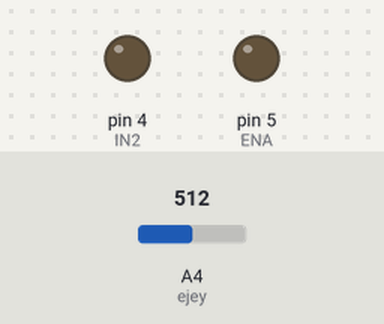
Recording of a sketch running on a simulated Arduino Uno, built with avr-gcc and run on an emulated ATmega328P. Parts: output pins drawn as LEDs (lit = HIGH). The test bench sets the inputs (shaded band); at power-on: A4 (ejey) = 512.

Above: at 0.45 s.
At 1.2 s:
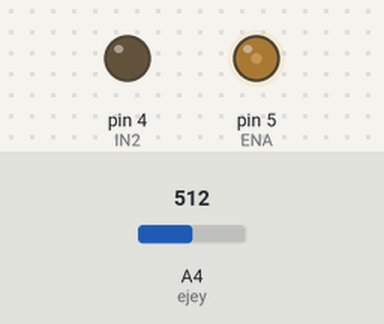
Timing chart, 0 to 0.9 s (numbered marks = the images above; inputs shaded):
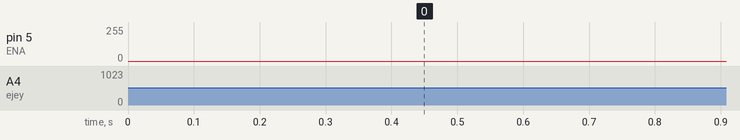

The sketch:

punto_14.ino
```cpp
//punto 14
int ejey = A4; //Nombre de los pines
int ENA = 5;
int IN2 = 4;
int y; //Variable sin asignación
int v = 0; //Variable con el valor de 0
void setup() {
  pinMode(ejey, INPUT); //Se inicializa el pin para que meta información
  pinMode(ENA, OUTPUT); //Se inicializa el pin para que saque información
  pinMode(IN2, OUTPUT);

}

void loop() {
  y = analogRead(ejey); //Ña variable se le asigna la información que lea análogamente del pin
  if (y > 550) { //Condición: si la variable tiene una información mayor que 550
    v += 3; //La variable se le sumará de 3 en 3
    analogWrite(ENA, v); //El pin ecribe análogamente la información de la variable v
    digitalWrite(IN2, HIGH); //El pin escribe una señal PWM de 1
  }
  if (y < 550) { //Condición: si la variable tiene una información menor que 550
    v -= 3; //La variable se le restará de 3 en 3
    analogWrite(ENA, v); //El pin ecribe análogamente la información de la variable v
    digitalWrite(IN2, LOW); //El pin escribe una señal PWM de 0
  }
}
//Prueba física: https://youtu.be/zsjb2JDrrWI
```
